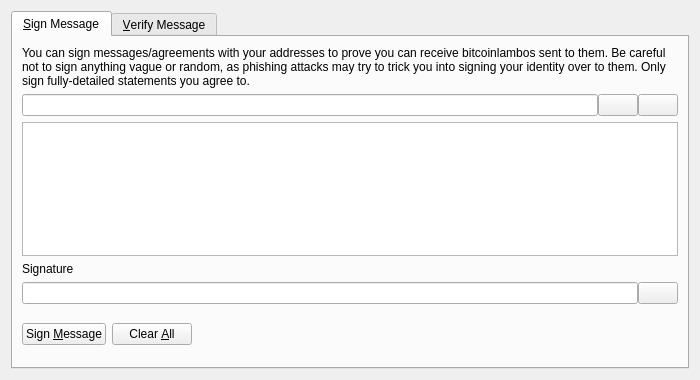
<?xml version="1.0" encoding="UTF-8"?>
<ui version="4.0">
 <class>SignVerifyMessageDialog</class>
 <widget class="QDialog" name="SignVerifyMessageDialog">
  <property name="geometry">
   <rect>
    <x>0</x>
    <y>0</y>
    <width>700</width>
    <height>380</height>
   </rect>
  </property>
  <property name="windowTitle">
   <string>Signatures - Sign / Verify a Message</string>
  </property>
  <property name="modal">
   <bool>true</bool>
  </property>
  <layout class="QVBoxLayout" name="verticalLayout">
   <item>
    <widget class="QTabWidget" name="tabWidget">
     <property name="currentIndex">
      <number>0</number>
     </property>
     <widget class="QWidget" name="tabSignMessage">
      <attribute name="title">
       <string>&amp;Sign Message</string>
      </attribute>
      <layout class="QVBoxLayout" name="verticalLayout_SM">
       <item>
        <widget class="QLabel" name="infoLabel_SM">
         <property name="text">
          <string>You can sign messages/agreements with your addresses to prove you can receive bitcoinlambos sent to them. Be careful not to sign anything vague or random, as phishing attacks may try to trick you into signing your identity over to them. Only sign fully-detailed statements you agree to.</string>
         </property>
         <property name="textFormat">
          <enum>Qt::PlainText</enum>
         </property>
         <property name="wordWrap">
          <bool>true</bool>
         </property>
        </widget>
       </item>
       <item>
        <layout class="QHBoxLayout" name="horizontalLayout_1_SM">
         <property name="spacing">
          <number>0</number>
         </property>
         <item>
          <widget class="QValidatedLineEdit" name="addressIn_SM">
           <property name="toolTip">
            <string>The BitcoinLambo address to sign the message with</string>
           </property>
          </widget>
         </item>
         <item>
          <widget class="QPushButton" name="addressBookButton_SM">
           <property name="toolTip">
            <string>Choose previously used address</string>
           </property>
           <property name="text">
            <string/>
           </property>
           <property name="icon">
            <iconset resource="../bitcoinlambo.qrc">
             <normaloff>:/icons/address-book</normaloff>:/icons/address-book</iconset>
           </property>
           <property name="shortcut">
            <string>Alt+A</string>
           </property>
           <property name="autoDefault">
            <bool>false</bool>
           </property>
          </widget>
         </item>
         <item>
          <widget class="QPushButton" name="pasteButton_SM">
           <property name="toolTip">
            <string>Paste address from clipboard</string>
           </property>
           <property name="text">
            <string/>
           </property>
           <property name="icon">
            <iconset resource="../bitcoinlambo.qrc">
             <normaloff>:/icons/editpaste</normaloff>:/icons/editpaste</iconset>
           </property>
           <property name="shortcut">
            <string>Alt+P</string>
           </property>
           <property name="autoDefault">
            <bool>false</bool>
           </property>
          </widget>
         </item>
        </layout>
       </item>
       <item>
        <widget class="QPlainTextEdit" name="messageIn_SM">
         <property name="toolTip">
          <string>Enter the message you want to sign here</string>
         </property>
        </widget>
       </item>
       <item>
        <widget class="QLabel" name="signatureLabel_SM">
         <property name="text">
          <string>Signature</string>
         </property>
         <property name="textFormat">
          <enum>Qt::PlainText</enum>
         </property>
        </widget>
       </item>
       <item>
        <layout class="QHBoxLayout" name="horizontalLayout_2_SM">
         <property name="spacing">
          <number>0</number>
         </property>
         <item>
          <widget class="QLineEdit" name="signatureOut_SM">
           <property name="font">
            <font>
             <italic>true</italic>
            </font>
           </property>
           <property name="readOnly">
            <bool>true</bool>
           </property>
          </widget>
         </item>
         <item>
          <widget class="QPushButton" name="copySignatureButton_SM">
           <property name="toolTip">
            <string>Copy the current signature to the system clipboard</string>
           </property>
           <property name="text">
            <string/>
           </property>
           <property name="icon">
            <iconset resource="../bitcoinlambo.qrc">
             <normaloff>:/icons/editcopy</normaloff>:/icons/editcopy</iconset>
           </property>
           <property name="autoDefault">
            <bool>false</bool>
           </property>
          </widget>
         </item>
        </layout>
       </item>
       <item>
        <layout class="QHBoxLayout" name="horizontalLayout_3_SM">
         <item>
          <widget class="QPushButton" name="signMessageButton_SM">
           <property name="toolTip">
            <string>Sign the message to prove you own this BitcoinLambo address</string>
           </property>
           <property name="text">
            <string>Sign &amp;Message</string>
           </property>
           <property name="icon">
            <iconset resource="../bitcoinlambo.qrc">
             <normaloff>:/icons/edit</normaloff>:/icons/edit</iconset>
           </property>
           <property name="autoDefault">
            <bool>false</bool>
           </property>
          </widget>
         </item>
         <item>
          <widget class="QPushButton" name="clearButton_SM">
           <property name="toolTip">
            <string>Reset all sign message fields</string>
           </property>
           <property name="text">
            <string>Clear &amp;All</string>
           </property>
           <property name="icon">
            <iconset resource="../bitcoinlambo.qrc">
             <normaloff>:/icons/remove</normaloff>:/icons/remove</iconset>
           </property>
           <property name="autoDefault">
            <bool>false</bool>
           </property>
          </widget>
         </item>
         <item>
          <spacer name="horizontalSpacer_1_SM">
           <property name="orientation">
            <enum>Qt::Horizontal</enum>
           </property>
           <property name="sizeHint" stdset="0">
            <size>
             <width>40</width>
             <height>48</height>
            </size>
           </property>
          </spacer>
         </item>
         <item>
          <widget class="QLabel" name="statusLabel_SM">
           <property name="font">
            <font>
             <weight>75</weight>
             <bold>true</bold>
            </font>
           </property>
           <property name="text">
            <string/>
           </property>
           <property name="wordWrap">
            <bool>true</bool>
           </property>
          </widget>
         </item>
         <item>
          <spacer name="horizontalSpacer_2_SM">
           <property name="orientation">
            <enum>Qt::Horizontal</enum>
           </property>
           <property name="sizeHint" stdset="0">
            <size>
             <width>40</width>
             <height>48</height>
            </size>
           </property>
          </spacer>
         </item>
        </layout>
       </item>
      </layout>
     </widget>
     <widget class="QWidget" name="tabVerifyMessage">
      <attribute name="title">
       <string>&amp;Verify Message</string>
      </attribute>
      <layout class="QVBoxLayout" name="verticalLayout_VM">
       <item>
        <widget class="QLabel" name="infoLabel_VM">
         <property name="text">
          <string>Enter the receiver's address, message (ensure you copy line breaks, spaces, tabs, etc. exactly) and signature below to verify the message. Be careful not to read more into the signature than what is in the signed message itself, to avoid being tricked by a man-in-the-middle attack. Note that this only proves the signing party receives with the address, it cannot prove sendership of any transaction!</string>
         </property>
         <property name="textFormat">
          <enum>Qt::PlainText</enum>
         </property>
         <property name="alignment">
          <set>Qt::AlignLeading|Qt::AlignLeft|Qt::AlignTop</set>
         </property>
         <property name="wordWrap">
          <bool>true</bool>
         </property>
        </widget>
       </item>
       <item>
        <layout class="QHBoxLayout" name="horizontalLayout_1_VM">
         <property name="spacing">
          <number>0</number>
         </property>
         <item>
          <widget class="QValidatedLineEdit" name="addressIn_VM">
           <property name="toolTip">
            <string>The BitcoinLambo address the message was signed with</string>
           </property>
          </widget>
         </item>
         <item>
          <widget class="QPushButton" name="addressBookButton_VM">
           <property name="toolTip">
            <string>Choose previously used address</string>
           </property>
           <property name="text">
            <string/>
           </property>
           <property name="icon">
            <iconset resource="../bitcoinlambo.qrc">
             <normaloff>:/icons/address-book</normaloff>:/icons/address-book</iconset>
           </property>
           <property name="shortcut">
            <string>Alt+A</string>
           </property>
           <property name="autoDefault">
            <bool>false</bool>
           </property>
          </widget>
         </item>
        </layout>
       </item>
       <item>
        <widget class="QPlainTextEdit" name="messageIn_VM"/>
       </item>
       <item>
        <widget class="QValidatedLineEdit" name="signatureIn_VM"/>
       </item>
       <item>
        <layout class="QHBoxLayout" name="horizontalLayout_2_VM">
         <item>
          <widget class="QPushButton" name="verifyMessageButton_VM">
           <property name="toolTip">
            <string>Verify the message to ensure it was signed with the specified BitcoinLambo address</string>
           </property>
           <property name="text">
            <string>Verify &amp;Message</string>
           </property>
           <property name="icon">
            <iconset resource="../bitcoinlambo.qrc">
             <normaloff>:/icons/transaction_0</normaloff>:/icons/transaction_0</iconset>
           </property>
           <property name="autoDefault">
            <bool>false</bool>
           </property>
          </widget>
         </item>
         <item>
          <widget class="QPushButton" name="clearButton_VM">
           <property name="toolTip">
            <string>Reset all verify message fields</string>
           </property>
           <property name="text">
            <string>Clear &amp;All</string>
           </property>
           <property name="icon">
            <iconset resource="../bitcoinlambo.qrc">
             <normaloff>:/icons/remove</normaloff>:/icons/remove</iconset>
           </property>
           <property name="autoDefault">
            <bool>false</bool>
           </property>
          </widget>
         </item>
         <item>
          <spacer name="horizontalSpacer_1_VM">
           <property name="orientation">
            <enum>Qt::Horizontal</enum>
           </property>
           <property name="sizeHint" stdset="0">
            <size>
             <width>40</width>
             <height>48</height>
            </size>
           </property>
          </spacer>
         </item>
         <item>
          <widget class="QLabel" name="statusLabel_VM">
           <property name="font">
            <font>
             <weight>75</weight>
             <bold>true</bold>
            </font>
           </property>
           <property name="text">
            <string/>
           </property>
           <property name="wordWrap">
            <bool>true</bool>
           </property>
          </widget>
         </item>
         <item>
          <spacer name="horizontalSpacer_2_VM">
           <property name="orientation">
            <enum>Qt::Horizontal</enum>
           </property>
           <property name="sizeHint" stdset="0">
            <size>
             <width>40</width>
             <height>48</height>
            </size>
           </property>
          </spacer>
         </item>
        </layout>
       </item>
      </layout>
     </widget>
    </widget>
   </item>
  </layout>
 </widget>
 <customwidgets>
  <customwidget>
   <class>QValidatedLineEdit</class>
   <extends>QLineEdit</extends>
   <header>qvalidatedlineedit.h</header>
  </customwidget>
 </customwidgets>
 <resources>
  <include location="../bitcoinlambo.qrc"/>
 </resources>
 <connections/>
</ui>
